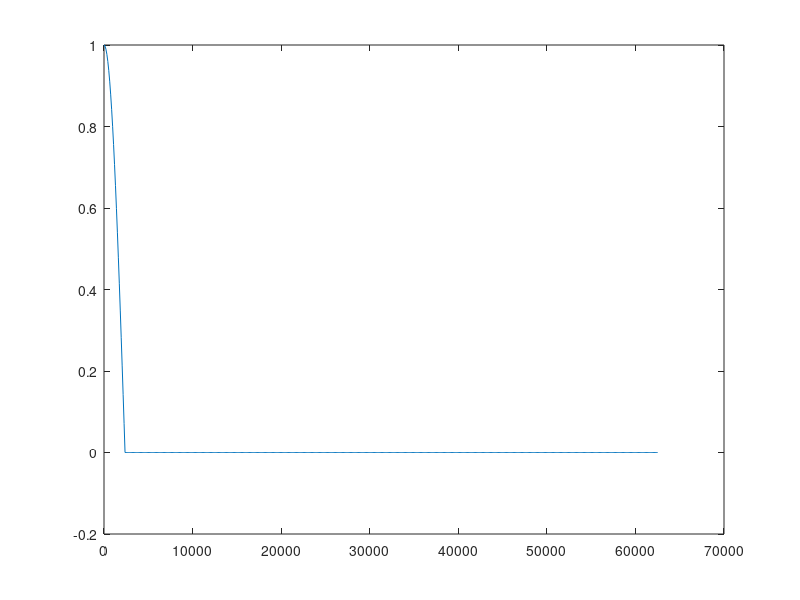

This chart was generated by the following MATLAB code: (Note: this script raises an error after producing the figure.)
% td=1/1187.5;
% fp = 2375/((2.5*10^6)/2);   %cutoff frequency
% N=500;
% filterOrder=500;
% 
% f1=linspace(0,fp,N);
% h1=1.222*cos(pi*td/4*2/td.*f1);
% 
% d = fdesign.arbmagnphase('n,f,h',filterOrder,f1,h1);
% D = design(d,'firls');
% fvtool(D,'Analysis','freq');
% 
% h=D.Numerator;
%--------------------------------------------------------------------------

f_nyquist = (2500000/20)/2;
td = 1/1187.5;
n = 100;


% 0<f<=2/td a= cos((1/4)*pi*td*.f)
% f>2/td a= 0

f_break = 2/td;

num_f1 = floor(f_break/n);
num_f2 = floor((f_nyquist-f_break)/n)+1; %+1 because of >2/td
filterorder=500;

f1 = linspace(0,f_break,num_f1);
f2 = linspace(f_break,f_nyquist,num_f2);

a1 = cos((1/4)*pi*td.*f1);
a2 = zeros(1,num_f2);

f = horzcat(f1(1:1:end),f2(2:1:end));
a = horzcat(a1(1:1:end),a2(2:1:end));
f_norm= f / f_nyquist;

%Plot the filter specification
figure
plot(f, a);

h=firls(filterorder,f_norm,a);

fvtool(h,'Analysis','freq');
impz(h);